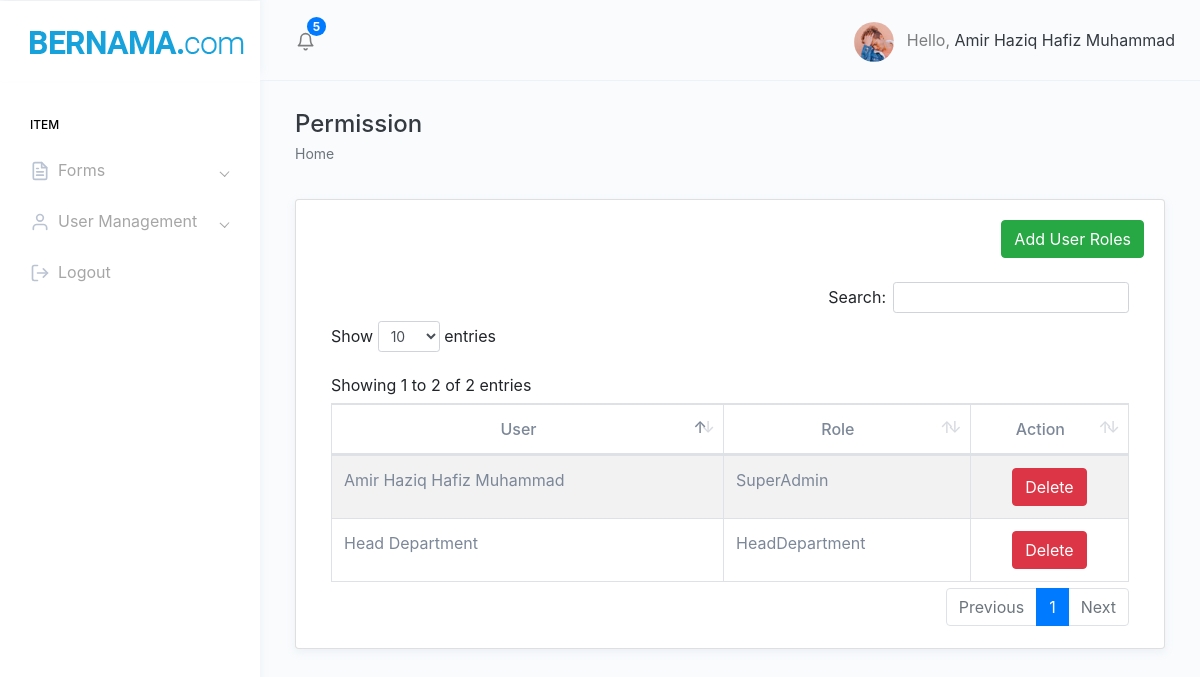
Page /User.php (signed in) on the committed database.
### tables this page shows
CREATE TABLE `user_role` (
  `id` int(11) NOT NULL,
  `user_id` int(11) DEFAULT NULL,
  `role_id` int(11) DEFAULT NULL
);

CREATE TABLE `users` (
  `id` int(50) NOT NULL,
  `U_Name` varchar(100) NOT NULL,
  `email` varchar(100) NOT NULL,
  `password` varchar(255) NOT NULL,
  `U_Dept` varchar(100) NOT NULL,
  `Timestamp` timestamp NOT NULL DEFAULT current_timestamp() ON UPDATE current_timestamp(),
  `Add_By` varchar(100) NOT NULL
);

CREATE TABLE `roles` (
  `id` int(11) NOT NULL,
  `name` varchar(255) DEFAULT NULL,
  `description` varchar(255) DEFAULT NULL
);

### User.php (the view, shortened to what this page needs)
<!DOCTYPE html>
<html dir="ltr" lang="en">
<?php
$connection = new mysqli("localhost", "root", "", "aduan");
$query = "SELECT user_role.id as id, user_role.role_id, user_role.user_id, roles.name AS role_name, users.U_Name as username
FROM user_role INNER JOIN
roles ON user_role.role_id = roles.id INNER JOIN
users ON user_role.user_id = users.id";
$result = mysqli_query($connection, $query);
?>
<head>
    <link href="assets/extra-libs/datatables.net-bs4/css/dataTables.bootstrap4.css" rel="stylesheet">
    <link href="dist/css/style.min.css" rel="stylesheet">
    <link rel="stylesheet" href="https://cdn.jsdelivr.net/npm/bootstrap@4.0.0/dist/css/bootstrap.min.css"
>
</head>
<body>
    <?php
    include_once('header.php');
    ?>
    <div class="page-wrapper">
        <div class="page-breadcrumb">
            <div class="row">
                <div class="col-7 align-self-center">
                    <h4 class="page-title text-truncate text-dark font-weight-medium mb-1">Permission</h4>
                    <div class="d-flex align-items-center">
                        <nav aria-label="breadcrumb">
                            <ol class="breadcrumb m-0 p-0">
                                <li class="breadcrumb-item"><a href="display_data.php" class="text-muted">Home</a></li>
                            </ol>
                        </nav>
                    </div>
                </div>
            </div>
        </div>
        <div class="container-fluid">
            <div class="row">
                <div class="col-12">
                    <div class="card">
                        <div class="card-body">
                            <div class="row">
                                <div class="col-md-12" style="text-align: right;">
                                    <a class='btn btn-success' onclick='modDisp("user");' style='color:white'>Add User Roles</a>
                                </div>
                            </div>
                            <br>
                            <div class="table-responsive">
                                <table id="example" class="table table-striped table-bordered" cellspacing="0"
                                    width="100%">
                                    <thead>
                                        <tr style="text-align:center">
                                            <th>User</th>
                                            <th>Role</th>
                                            <th>Action</th>
                                        </tr>
                                    </thead>
                                    <tbody>
                                        <?php
                                            if ($result) {
                                                while ($row = mysqli_fetch_assoc($result)) {
                                                    echo "<tr>";
                                                    echo "<td>" . $row['username'] . "</td>";
                                                    echo "<td>" . $row['role_name'] . "</td>";
                                                    echo "<td><center>
                                                            <a class='btn btn-danger' href='user.php?del=" . $row['id'] . "'>Delete</a>";
                                                    echo "</tr>";
                                                }
                                            }
                                        ?>
                                    </tbody>
                                </table>
                            </div>
                        </div>
                    </div>
                </div>
            </div>
        </div>
    </div>
    </div>
</body>
</html>

### rows in the picture
user_role: user.U_Name "Amir Haziq Hafiz Muhammad", role.name "SuperAdmin"
user_role: user.U_Name "Head Department", role.name "HeadDepartment"

### other values in the picture
$_SESSION['sessionname'] "Amir Haziq Hafiz Muhammad"
